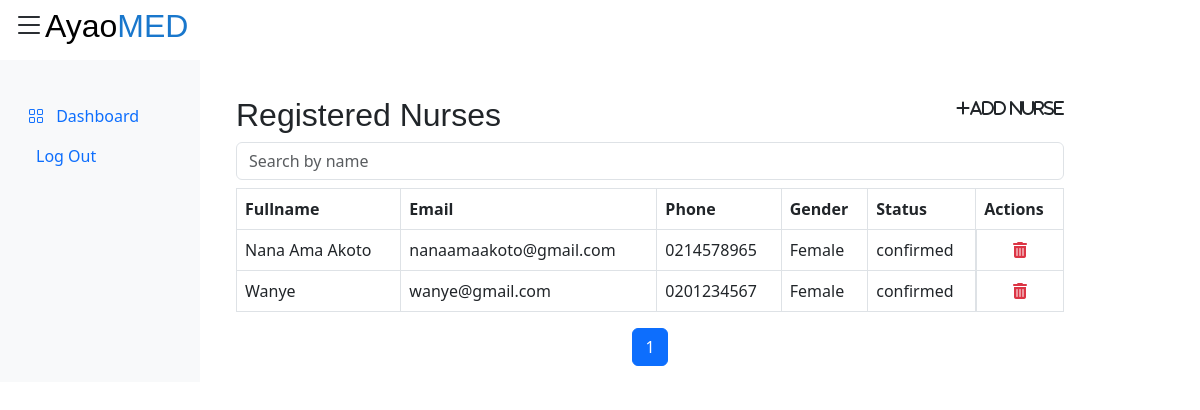
Page /dashboard/admin/nurses/landing_page.php on the committed database.
### tables this page shows
CREATE TABLE `nurses` (
  `id` int(11) NOT NULL,
  `fullname` varchar(255) NOT NULL,
  `email` varchar(255) NOT NULL,
  `phone` varchar(20) NOT NULL,
  `date_of_birth` date NOT NULL,
  `gender` enum('Male','Female','Other') NOT NULL,
  `password` varchar(255) NOT NULL,
  `address` text DEFAULT NULL,
  `location` varchar(255) DEFAULT NULL,
  `status` enum('unconfirmed','pending','confirmed') NOT NULL DEFAULT 'unconfirmed'
);

### dashboard/admin/nurses/landing_page.php (the view, shortened to what this page needs)
<?php
require_once "../../../config/db.php";
?>
<!DOCTYPE html>
<html lang="en">
<head>
  <link rel="stylesheet" href="../../../assets/styles/d_db_style.css">
  <link href="https://cdn.jsdelivr.net/npm/bootstrap@5.3.0-alpha3/dist/css/bootstrap.min.css" rel="stylesheet">
  <link rel="stylesheet" href="https://cdn.jsdelivr.net/npm/bootstrap-icons@1.10.2/font/bootstrap-icons.css">
  <link rel="stylesheet" href="https://cdnjs.cloudflare.com/ajax/libs/font-awesome/6.4.0/css/all.css">
  <link rel="stylesheet" href="https://cdnjs.cloudflare.com/ajax/libs/font-awesome/6.4.0/css/fontawesome.css">
  <link rel="stylesheet" href="https://cdnjs.cloudflare.com/ajax/libs/font-awesome/6.4.0/css/brands.min.css">
  <link rel="stylesheet" href="https://cdnjs.cloudflare.com/ajax/libs/font-awesome/6.4.0/css/solid.min.css">
</head>
<body>
  <div class="container-fluid">
    <div class="row">
      <div class="col-md-3 col-lg-2 bg-light">
        <ul class="nav flex-column py-5 my-5 position-fixed">
          <li class="nav-item">
            <a class="nav-link" href="#">
              <i class="bi bi-grid me-2"></i>
              Dashboard
            </a>
          </li>
          <li class="nav-item">
            <a class="nav-link" href="../../account/logout.php">
              Log Out
            </a>
          </li>
        </ul>
      </div>
      <div class="col-md-9 col-lg-9">
        <main class="main mt-5 pt-5">
          <div class="topbar fixed-top bg-white d-flex justify-content-between mx-auto">
            <button class="btn d-flex align-items-center" type="button" data-bs-toggle="offcanvas" data-bs-target="#offcanvasWithBothOptions" aria-controls="offcanvasWithBothOptions">
              <h2 class=""><i class="pl-5 bi bi-list fs-2"></i><span class="text-black">Ayao</span><span class="text-blue">MED</span></h2>
            </button>
          </div>
          <section class="container">
            <section class="container">
              <?php
              $role = "nurses";
              $items_per_page = 5;
              $current_page = isset($_GET['page']) ? $_GET['page'] : 1;
              $offset = ($current_page - 1) * $items_per_page;
              $columns = array();
              $query = "SHOW COLUMNS FROM $role";
              $result = mysqli_query($connection, $query);
              while ($row = mysqli_fetch_assoc($result)) {
                $column_name = $row['Field'];
                if ($column_name !== 'id' && $column_name !== 'password' && $column_name !== 'date_of_birth' && $column_name !== 'address' && $column_name !== 'location' && $column_name !== 'status') {
                  $columns[] = $column_name;
                }
              }
              $columns[] = 'status';
              ?>
              <div class="d-flex justify-content-between">
                <h2>Registered <?php echo ucfirst($role); ?></h2>
                <p><a href="../../nurses/register.php" class="nav-link"><i class="fas fa-plus fa-md rounded-circle">Add Nurse</i></a></p>
              </div>
              <div class="table-responsive">
                <input type="text" class="form-control mb-2" id="searchInput" placeholder="Search by name">
                <table class="table table-bordered">
                  <thead>
                    <tr>
                      <?php foreach ($columns as $column) : ?>
                        <th><?php echo ucfirst($column); ?></th>
                      <?php endforeach; ?>
                      <th>Actions</th>
                    </tr>
                  </thead>
                  <tbody>
                    <?php
                    $sql = "SELECT " . implode(", ", $columns) . ", id, status FROM $role";
                    $sql .= " LIMIT $items_per_page OFFSET $offset";
                    $result = mysqli_query($connection, $sql);
                    while ($row = mysqli_fetch_assoc($result)) :
                    ?>
                      <tr>
                        <?php foreach ($columns as $column) : ?>
                          <td><?php echo $row[$column]; ?></td>
                        <?php endforeach; ?>
                        <td class="d-flex justify-content-evenly">
                          <a href="#" class="delete-link" data-id="<?php echo $row['id']; ?>" data-role="<?php echo $role; ?>">
                            <i class="fas fa-trash-alt text-danger"></i>
                          </a>
                        </td>
                      </tr>
                    <?php endwhile; ?>
                  </tbody>
                </table>
              </div>
              <nav aria-label="Page navigation example">
                <ul class="pagination justify-content-center">
                  <?php
                  $page_count = ceil(mysqli_num_rows(mysqli_query($connection, "SELECT * FROM $role")) / $items_per_page);
                  for ($i = 1; $i <= $page_count; $i++) :
                  ?>
                    <li class="page-item <?php echo ($current_page == $i) ? 'active' : ''; ?>"><a class="page-link" href="?page=<?php echo $i; ?>"><?php echo $i; ?></a></li>
                  <?php endfor; ?>
                </ul>
              </nav>
            </section>
          </section>
        </main>
      </div>
    </div>
  </div>
</body>
</html>

### assets/styles/d_db_style.css (style rules this page uses)
:root { scroll-behavior: smooth; --primary-color: rgb(25, 119, 204); }
.text-blue { color: var(--primary-color); }
body { font-family: "Open Sans", sans-serif; background: #f6f9ff; color: #444444; }
a { color: #4154f1; text-decoration: none; }
h1, h2, h3, h4, h5, h6 { font-family: "Nunito", sans-serif; }

### rows in the picture
nurses: fullname "Nana Ama Akoto", email "nanaamaakoto@gmail.com", phone "0214578965", gender "Female", status "confirmed"
nurses: fullname "Wanye", email "wanye@gmail.com", phone "0201234567", gender "Female", status "confirmed"

### other values in the picture
$role "Nurses"
$column "Fullname"
$column "Email"
$column "Phone"
$column "Gender"
$column "Status"
